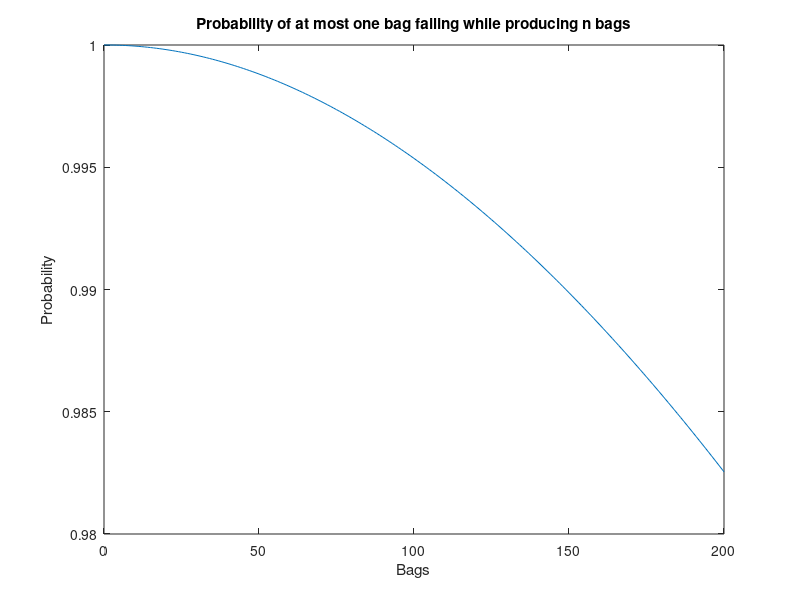

Reproduce this figure in MATLAB.
e = 0.001

n = 0:200
p = (1-e).^n+n.*(1-e).^(n-1)*e

plot(n,p)

p(150)

title('Probability of at most one bag failing while producing n bags')
xlabel('Bags')
ylabel('Probability')